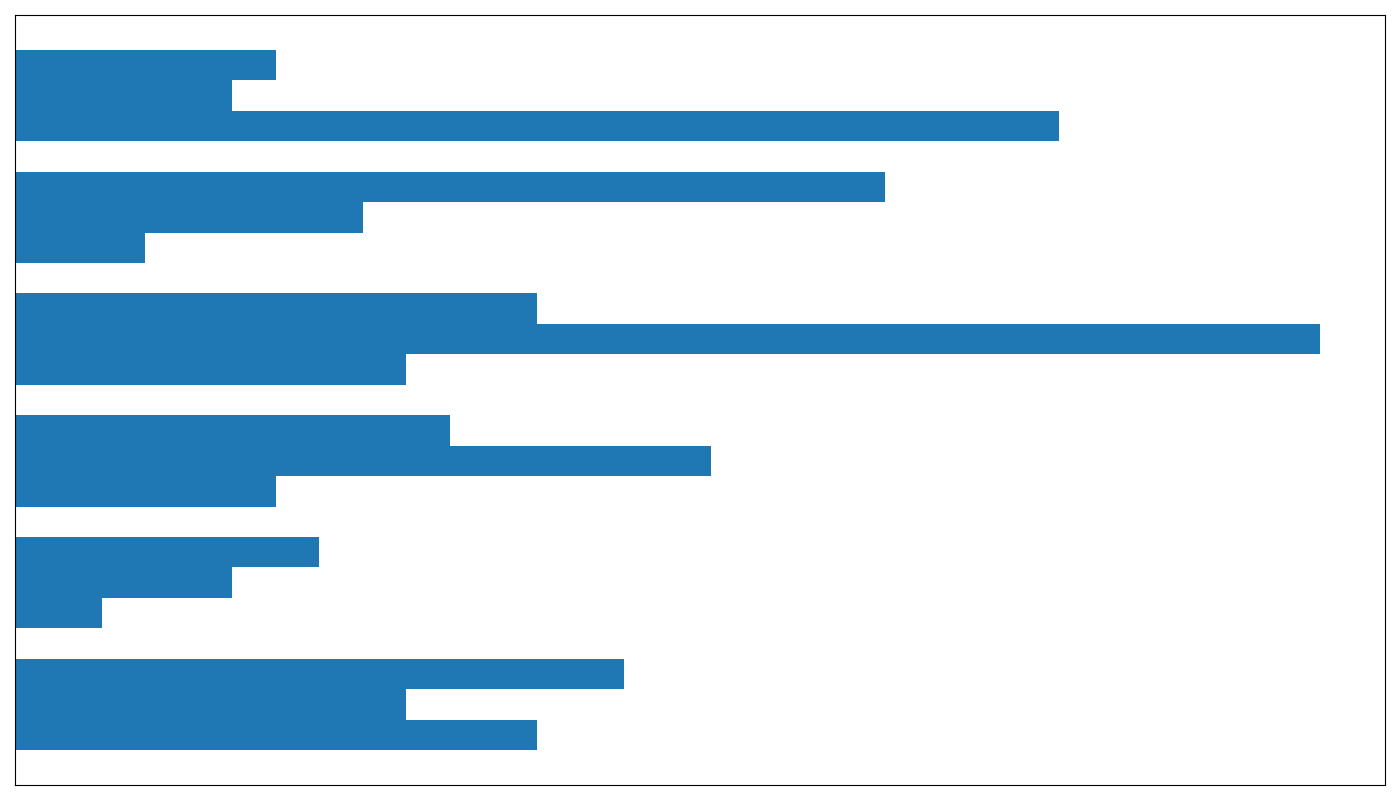

Write Python code to recreate this figure.
import matplotlib.pyplot as plt
import numpy as np

activities = ['Reading', 'TV Watching', 'Video Games', 'Socializing', 'Physical Activity', 'Travel for Leisure']
time_1980s = [60, 10, 30, 45, 15, 120]
time_2000s = [45, 25, 80, 150, 40, 25]
time_2020s = [70, 35, 50, 60, 100, 30]

bar_height = 0.25
fig, ax = plt.subplots(figsize=(14, 8))

positions_1980s = np.arange(len(activities))
positions_2000s = [x + bar_height for x in positions_1980s]
positions_2020s = [x + bar_height for x in positions_2000s]

uniform_color = '#1f77b4'

ax.barh(positions_1980s, time_1980s, height=bar_height, color=uniform_color)
ax.barh(positions_2000s, time_2000s, height=bar_height, color=uniform_color)
ax.barh(positions_2020s, time_2020s, height=bar_height, color=uniform_color)

ax.set_yticks([])
ax.set_xticks([])

plt.tight_layout()
plt.show()
